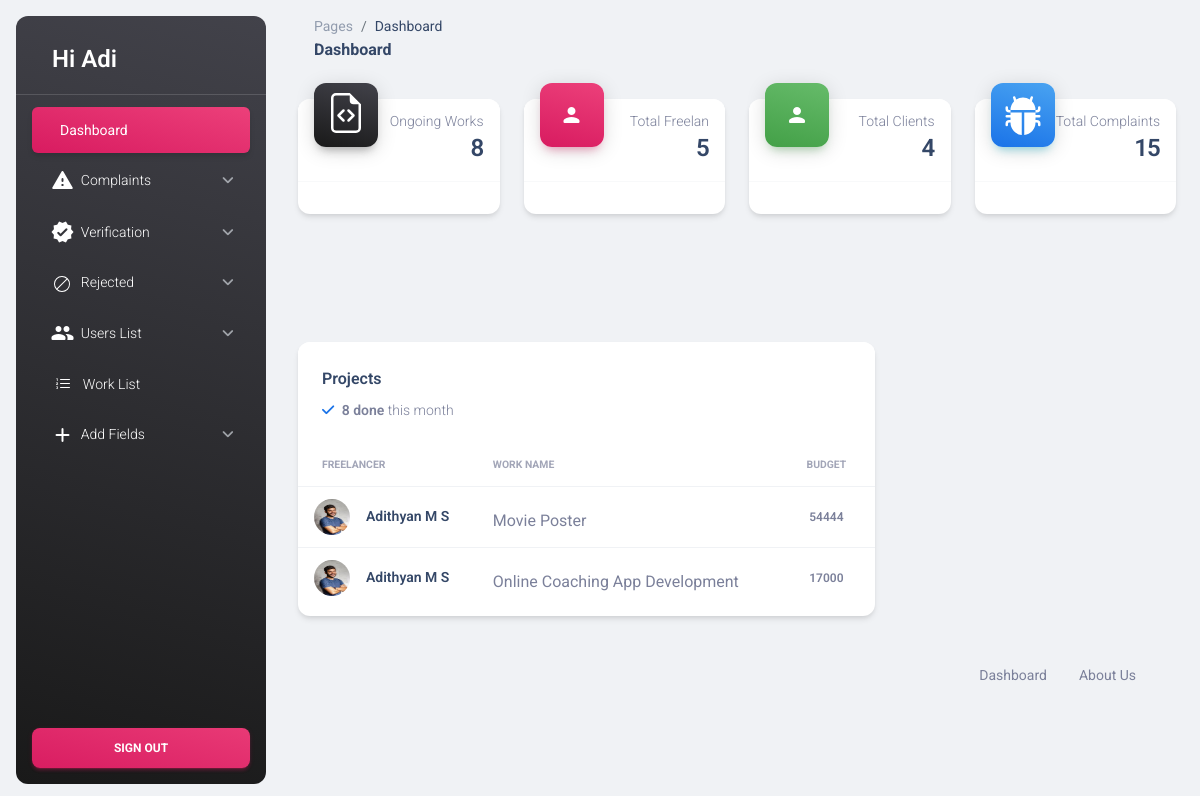
The page /Admin/HomepageA.php (signed in) on the database its author committed.
### tables this page shows
CREATE TABLE `tbl_request` (
  `request_id` int(11) NOT NULL,
  `freelan_id` int(11) NOT NULL,
  `work_id` int(11) NOT NULL,
  `status` int(11) NOT NULL,
  `request_date` varchar(35) NOT NULL,
  `payment_date` varchar(20) NOT NULL,
  `agreement_date` varchar(50) NOT NULL
);

CREATE TABLE `tbl_freelan` (
  `freelan_id` int(11) NOT NULL,
  `freelan_name` varchar(50) NOT NULL,
  `freelan_email` varchar(50) NOT NULL,
  `place_id` int(11) NOT NULL,
  `freelan_address` varchar(200) NOT NULL,
  `freelan_photo` varchar(50) NOT NULL,
  `freelan_proof` varchar(50) NOT NULL,
  `freelan_password` varchar(50) NOT NULL,
  `freelan_dob` varchar(20) NOT NULL,
  `freelan_contact` varchar(20) NOT NULL,
  `freelan_status` int(11) NOT NULL,
  `freelan_gender` varchar(50) NOT NULL
);

CREATE TABLE `tbl_work` (
  `work_id` int(11) NOT NULL,
  `work_name` varchar(100) NOT NULL,
  `work_price` varchar(50) NOT NULL,
  `work_details` varchar(1000) NOT NULL,
  `work_doc` varchar(50) NOT NULL,
  `client_id` int(11) NOT NULL,
  `subcat_id` int(11) NOT NULL,
  `work_final` varchar(100) NOT NULL,
  `work_status` int(11) NOT NULL DEFAULT 0
);

### Admin/HomepageA.php (the view, shortened to what this page needs)
<?php
include('../Asset/Connection/Connection.php');
?>
<!DOCTYPE html>
<html lang="en">
<ss>
  <link href="../Asset/Templates/Admin/assets/css/nucleo-icons.css" rel="stylesheet" />
  <link href="../Asset/Templates/Admin/assets/css/nucleo-svg.css" rel="stylesheet" />
  <link id="pagestyle" href="../Asset/Templates/Admin/assets/css/material-dashboard.css?v=3.0.0" rel="stylesheet" />
  </head>
  <body class="g-sidenav-show  bg-gray-200">
    <aside class="sidenav navbar navbar-vertical navbar-expand-xs border-0 border-radius-xl my-3 fixed-start ms-3 bg-gradient-dark" id="sidenav-main">
      <div class="sidenav-header">
        <a class="navbar-brand m-0" href="https://demos.creative-tim.com/material-dashboard/pages/dashboard" target="_blank">
          <span class="ms-1 font-weight-bold text-white" style="font-size: x-large;">Hi
            <?php echo $_SESSION['aName'] ?></span>
        </a>
      </div>
      <hr class="horizontal light mt-0 mb-2">
      <div class="collapse navbar-collapse w-auto" id="sidenav-collapse-main">
        <ul class="navbar-nav">
          <li class="nav-item">
            <a class="nav-link text-white active bg-gradient-primary" href="HomepageA.php">
              <span class="nav-link-text ms-1">Dashboard</span>
            </a>
          </li>
          <li class="nav-item">
            <a class="nav-link text-white" data-bs-toggle="collapse" href="#complaintsMenu" role="button" aria-expanded="false" aria-controls="complaintsMenu">
              <i class="material-icons opacity-10">report_problem</i>
              <span class="nav-link-text ms-1">Complaints</span>
            </a>
          </li>
          <li class="nav-item">
            <a class="nav-link text-white" data-bs-toggle="collapse" href="#verificationMenu" role="button" aria-expanded="false" aria-controls="verificationMenu">
              <i class="material-icons opacity-10">verified</i>
              <span class="nav-link-text ms-1">Verification</span>
            </a>
          </li>
          <li class="nav-item">
            <a class="nav-link text-white" data-bs-toggle="collapse" href="#unverificationMenu" role="button" aria-expanded="false" aria-controls="verificationMenu">
              <span class="sidenav-mini-icon"><svg xmlns="http://www.w3.org/2000/svg" width="16" height="16" fill="currentColor" class="bi bi-ban" viewBox="0 0 16 16">
                  <path d="M15 8a6.97 6.97 0 0 0-1.71-4.584l-9.874 9.875A7 7 0 0 0 15 8M2.71 12.584l9.874-9.875a7 7 0 0 0-9.874 9.874ZM16 8A8 8 0 1 1 0 8a8 8 0 0 1 16 0" />
                </svg></span>
              <span class="nav-link-text ms-1">Rejected</span>
            </a>
          </li>
          <li class="nav-item">
            <a class="nav-link text-white" data-bs-toggle="collapse" href="#usersMenu" role="button" aria-expanded="false" aria-controls="usersMenu">
              <i class="material-icons opacity-10">people</i>
              <span class="nav-link-text ms-1">Users List</span>
            </a>
          </li>
          <li class="nav-item">
            <a class="nav-link text-white " href="Worklist.php">
              &nbsp;&nbsp;<div class="text-white text-center me-2 d-flex align-items-center justify-content-center">
              </div>
              <span class="nav-link-text ms-1">Work List</span>
            </a>
          </li>
          <li class="nav-item">
            <a class="nav-link text-white" data-bs-toggle="collapse" href="#addFieldsMenu" role="button" aria-expanded="false" aria-controls="addFieldsMenu">
              <i class="material-icons opacity-10">add</i>
              <span class="nav-link-text ms-1">Add Fields</span>
            </a>
          </li>
        </ul>
      </div>
      <div class="sidenav-footer position-absolute w-100 bottom-0 ">
        <div class="mx-3">
          <a class="btn bg-gradient-primary mt-4 w-100" href="Logout.php" type="button">Sign out</a>
        </div>
      </div>
    </aside>
    <main class="main-content position-relative max-height-vh-100 h-100 border-radius-lg ">
      <nav class="navbar navbar-main navbar-expand-lg px-0 mx-4 shadow-none border-radius-xl" id="navbarBlur" navbar-scroll="true">
        <div class="container-fluid py-1 px-3">
          <nav aria-label="breadcrumb">
            <ol class="breadcrumb bg-transparent mb-0 pb-0 pt-1 px-0 me-sm-6 me-5">
              <li class="breadcrumb-item text-sm"><a class="opacity-5 text-dark" href="javascript:;">Pages</a></li>
              <li class="breadcrumb-item text-sm text-dark active" aria-current="page">Dashboard</li>
            </ol>
            <h6 class="font-weight-bolder mb-0">Dashboard</h6>
          </nav>
        </div>
      </nav>
      <?php
      $result = "select count(work_id) as total from tbl_work";
      $total = $con->query($result);
      $data = $total->fetch_assoc();
      ?>
      <div class="container-fluid py-4">
        <div class="row">
          <div class="col-xl-3 col-sm-6 mb-xl-0 mb-4">
            <div class="card">
              <div class="card-header p-3 pt-2">
                <div class="icon icon-lg icon-shape bg-gradient-dark shadow-dark text-center border-radius-xl mt-n4 position-absolute">
                </div>
                <div class="text-end pt-1">
                  <p class="text-sm mb-0 text-capitalize">Ongoing Works</p>
                  <h4 class="mb-0"><?php echo $data['total'] ?></h4>
                </div>
              </div>
              <hr class="dark horizontal my-0">
              <div class="card-footer p-3">
              </div>
            </div>
          </div>
          <div class="col-xl-3 col-sm-6 mb-xl-0 mb-4">
            <div class="card">
              <div class="card-header p-3 pt-2">
                <div class="icon icon-lg icon-shape bg-gradient-primary shadow-primary text-center border-radius-xl mt-n4 position-absolute">
                  <i class="material-icons opacity-10">person</i>
                </div>
                <?php
                $result = "select count(freelan_id) as total_freelan from tbl_freelan";
                $total = $con->query($result);
                $data = $total->fetch_assoc();
                ?>
                <div class="text-end pt-1">
                  <p class="text-sm mb-0 text-capitalize">Total Freelan</p>
                  <h4 class="mb-0"><?php echo $data['total_freelan'] ?></h4>
                </div>
              </div>
              <hr class="dark horizontal my-0">
              <div class="card-footer p-3">
              </div>
            </div>
          </div>
          <div class="col-xl-3 col-sm-6 mb-xl-0 mb-4">
            <div class="card">
              <div class="card-header p-3 pt-2">
                <div class="icon icon-lg icon-shape bg-gradient-success shadow-success text-center border-radius-xl mt-n4 position-absolute">
                  <i class="material-icons opacity-10">person</i>
                </div>
                <?php
                $result = "select count(client_id) as total_client from tbl_client";
                $total = $con->query($result);
                $data = $total->fetch_assoc();
                ?>
                <div class="text-end pt-1">
                  <p class="text-sm mb-0 text-capitalize">Total Clients</p>
                  <h4 class="mb-0"><?php echo $data['total_client'] ?></h4>
                </div>
              </div>
              <hr class="dark horizontal my-0">
              <div class="card-footer p-3">
              </div>
            </div>
          </div>
          <div class="col-xl-3 col-sm-6">
            <div class="card">
              <div class="card-header p-3 pt-2">
                <div class="icon icon-lg icon-shape bg-gradient-info shadow-info text-center border-radius-xl mt-n4 position-absolute">
                </div>
                <?php
                $result = "select count(complaint_id) as total_complaint from tbl_complaint";
                $total = $con->query($result);
                $data = $total->fetch_assoc();
                ?>
                <div class="text-end pt-1">
                  <p class="text-sm mb-0 text-capitalize">Total Complaints</p>
                  <h4 class="mb-0"><?php echo $data['total_complaint'] ?></h4>
                </div>
              </div>
              <hr class="dark horizontal my-0">
              <div class="card-footer p-3">
              </div>
            </div>
          </div>
        </div>
        <br><br><br><br><br>
        <div class="row mb-4">
          <?php
          $result = "select count(work_id) as total from tbl_work";
          $total = $con->query($result);
          $data = $total->fetch_assoc();
          ?>
          <div class="col-lg-8 col-md-6 mb-md-0 mb-4">
            <div class="card">
              <div class="card-header pb-0">
                <div class="row">
                  <div class="col-lg-6 col-7">
                    <h6>Projects</h6>
                    <p class="text-sm mb-0">
                      <i class="fa fa-check text-info" aria-hidden="true"></i>
                      <span class="font-weight-bold ms-1"><?php echo $data['total'] ?> done</span> this month
                    </p>
                  </div>
                </div>
              </div>
              <div class="card-body px-0 pb-2">
                <div class="table-responsive">
                  <table class="table align-items-center mb-0">
                    <thead>
                      <tr>
                        <th class="text-uppercase text-secondary text-xxs font-weight-bolder opacity-7">freelancer</th>
                        <th class="text-uppercase text-secondary text-xxs font-weight-bolder opacity-7 ps-2">Work name
                        </th>
                        <th class="text-center text-uppercase text-secondary text-xxs font-weight-bolder opacity-7">Budget
                        </th>
                      </tr>
                    </thead>
                    <tbody>
                      <?php
                      $selqry = "SELECT * FROM tbl_request u
               INNER JOIN tbl_work j ON u.work_id = j.work_id
               INNER JOIN tbl_freelan c ON u.freelan_id = c.freelan_id
               ORDER BY j.work_id DESC
               LIMIT 5";
                      $result = $con->query($selqry);
                      while ($data = $result->fetch_assoc()) {
                      ?>
                        <tr>
                          <td>
                            <div class="d-flex px-2 py-1">
                              <div>
                                <img src="../Asset/Files/Freelan/Photo/<?php echo $data['freelan_photo'] ?>" class="avatar avatar-sm me-3" alt="xd">
                              </div>
                              <div class="d-flex flex-column justify-content-center">
                                <h6 class="mb-0 text-sm"><?php echo $data['freelan_name'] ?></h6>
                              </div>
                            </div>
                          </td>
                          <td>
                            <div class="avatar-group mt-2">
                              <?php echo $data['work_name'] ?>
                            </div>
                          </td>
                          <td class="align-middle text-center text-sm">
                            <span class="text-xs font-weight-bold"><?php echo $data['work_price'] ?></span>
                          </td>
                        </tr>
                      <?php
                      }
                      ?>
                    </tbody>
                  </table>
                </div>
              </div>
            </div>
          </div>
        </div>
        <footer class="footer py-4  ">
          <div class="container-fluid">
            <div class="row align-items-center justify-content-lg-between">
              <div class="col-lg-3">
                <ul class="nav nav-footer justify-content-center justify-content-lg-end">
                  <li class="nav-item">
                    <a href="HomepageA.php" class="nav-link text-muted" target="_blank">Dashboard</a>
                  </li>
                  <li class="nav-item">
                    <a href="https://www.creative-tim.com/presentation" class="nav-link text-muted" target="_blank">About
                      Us</a>
                  </li>
                </ul>
              </div>
            </div>
          </div>
        </footer>
      </div>
    </main>
  </body>
</html>

### Asset/Templates/Admin/assets/css/nucleo-svg.css (style rules this page uses)
.icon { display: inline-block; color: #111111; height: 1em; width: 1em; }
.icon-lg { height: 1.6em; width: 1.6em; }
.icon { fill: currentColor; stroke: none; }

### Admin/HomepageA.php (style rules this page uses)
.navbar-vertical.navbar-expand-xs .navbar-collapse { display: block; overflow: auto; height: calc(100vh - 200px); }

### rows shown on the page
tbl_request: freelan.freelan_photo (picture), freelan.freelan_name "Adithyan M S", work.work_name "Movie Poster", work.work_price "54444"
tbl_request: freelan.freelan_photo (picture), freelan.freelan_name "Adithyan M S", work.work_name "Online Coaching App Development", work.work_price "17000"

### other values the page prints
$_SESSION['aName'] "Adi"
$data['total'] "8"
$data['total_freelan'] "5"
$data['total_client'] "4"
$data['total_complaint'] "15"
